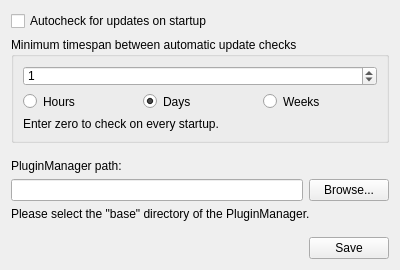
<?xml version="1.0" encoding="UTF-8"?>
<ui version="4.0">
 <class>SettingsForm</class>
 <widget class="QWidget" name="SettingsForm">
  <property name="geometry">
   <rect>
    <x>0</x>
    <y>0</y>
    <width>400</width>
    <height>270</height>
   </rect>
  </property>
  <property name="minimumSize">
   <size>
    <width>400</width>
    <height>270</height>
   </size>
  </property>
  <property name="windowTitle">
   <string>x64dbg Updater settings</string>
  </property>
  <layout class="QVBoxLayout" name="verticalLayout">
   <item>
    <widget class="QCheckBox" name="cbAutoCheck">
     <property name="text">
      <string>Autocheck for updates on startup</string>
     </property>
    </widget>
   </item>
   <item>
    <widget class="QGroupBox" name="grpPause">
     <property name="title">
      <string>Minimum timespan between automatic update checks</string>
     </property>
     <layout class="QVBoxLayout" name="verticalLayout_2">
      <item>
       <widget class="QSpinBox" name="spinDelay">
        <property name="value">
         <number>1</number>
        </property>
       </widget>
      </item>
      <item>
       <layout class="QHBoxLayout" name="horizontalLayout_3">
        <item>
         <widget class="QRadioButton" name="rbHours">
          <property name="text">
           <string>Hours</string>
          </property>
         </widget>
        </item>
        <item>
         <widget class="QRadioButton" name="rbDays">
          <property name="text">
           <string>Days</string>
          </property>
          <property name="checked">
           <bool>true</bool>
          </property>
         </widget>
        </item>
        <item>
         <widget class="QRadioButton" name="rbWeeks">
          <property name="text">
           <string>Weeks</string>
          </property>
         </widget>
        </item>
       </layout>
      </item>
      <item>
       <widget class="QLabel" name="lblTimeHint">
        <property name="text">
         <string>Enter zero to check on every startup.</string>
        </property>
       </widget>
      </item>
     </layout>
    </widget>
   </item>
   <item>
    <spacer name="verticalSpacer">
     <property name="orientation">
      <enum>Qt::Vertical</enum>
     </property>
     <property name="sizeType">
      <enum>QSizePolicy::Fixed</enum>
     </property>
     <property name="sizeHint" stdset="0">
      <size>
       <width>20</width>
       <height>10</height>
      </size>
     </property>
    </spacer>
   </item>
   <item>
    <widget class="QLabel" name="lblManagerPath">
     <property name="text">
      <string>PluginManager path:</string>
     </property>
    </widget>
   </item>
   <item>
    <layout class="QHBoxLayout" name="horizontalLayout">
     <item>
      <widget class="QLineEdit" name="leManagerPath"/>
     </item>
     <item>
      <widget class="QPushButton" name="pbBrowse">
       <property name="text">
        <string>Browse...</string>
       </property>
      </widget>
     </item>
    </layout>
   </item>
   <item>
    <widget class="QLabel" name="lblPathHint">
     <property name="text">
      <string>Please select the &quot;base&quot; directory of the PluginManager.</string>
     </property>
    </widget>
   </item>
   <item>
    <spacer name="verticalSpacer_2">
     <property name="orientation">
      <enum>Qt::Vertical</enum>
     </property>
     <property name="sizeType">
      <enum>QSizePolicy::Fixed</enum>
     </property>
     <property name="sizeHint" stdset="0">
      <size>
       <width>20</width>
       <height>10</height>
      </size>
     </property>
    </spacer>
   </item>
   <item>
    <layout class="QHBoxLayout" name="horizontalLayout_2">
     <item>
      <spacer name="horizontalSpacer">
       <property name="orientation">
        <enum>Qt::Horizontal</enum>
       </property>
       <property name="sizeHint" stdset="0">
        <size>
         <width>40</width>
         <height>20</height>
        </size>
       </property>
      </spacer>
     </item>
     <item>
      <widget class="QPushButton" name="pbSave">
       <property name="text">
        <string>Save</string>
       </property>
      </widget>
     </item>
    </layout>
   </item>
  </layout>
 </widget>
 <resources/>
 <connections/>
</ui>
